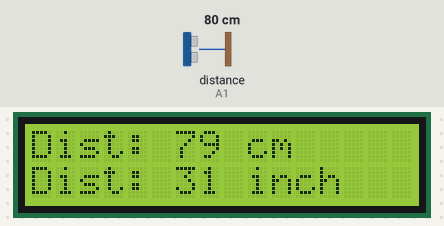
Simulated run of this sketch. Board: Arduino Uno, built with avr-gcc and run on an emulated ATmega328P. Parts: 16×2 character LCD. Wiring (inferred from the names in the program): ultrasonic range finder: trigger A0; echo A1. The test bench sets the inputs (shaded band); at power-on: distance to the obstacle (sensor on A1) 80 cm. The echo pulse lasts 58.3 µs per cm; what the sketch prints to the serial monitor is not drawn.

Above: at 2.7 s.
2.8 s: distance to the obstacle (sensor on A1) set to 2 cm
At 4.4 s:
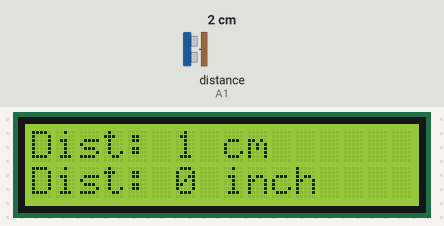
4.7 s: distance to the obstacle (sensor on A1) set to 299 cm
At 6.4 s:
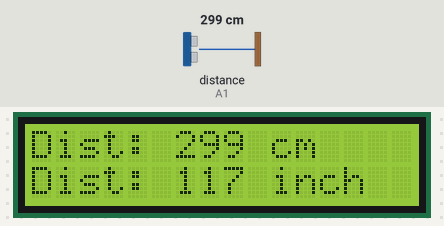
7.7 s: distance to the obstacle (sensor on A1) set to 4 cm
At 8.9 s:
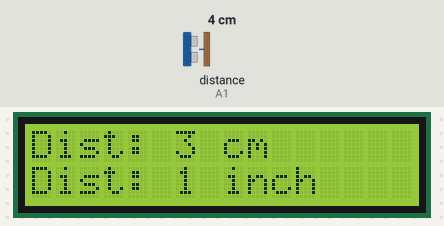
Timing chart, 0 to 10.7 s (numbered marks = the images above; inputs shaded):
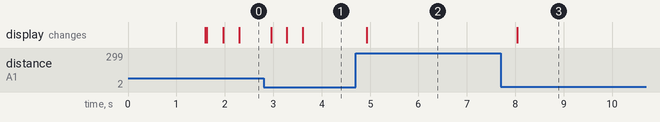

The sketch:

main.ino
```cpp
/*
 * Embedded Systems - I2C Ultrasonic Distance Meter with LCD
 * Author: Lara Ada Şahin
 * Description: Real-time distance measurement system using HC-SR04,
 * Arduino Uno, and 16x2 I2C LCD Display.
 */

#include <Wire.h>
#include <LiquidCrystal_I2C.h>

// I2C LCD Ekran Tanımlaması (Adres: 0x27, 16 sütun, 2 satır)

LiquidCrystal_I2C lcd(0x27, 16, 2);

// Sensör Pin Bağlantıları
const int trigPin = A0;
const int echoPin = A1;

void setup() {
  // LCD Ekranı Başlatma ve Arka Işığı Açma
  lcd.init();
  lcd.backlight();

  // Sensör Pin Modları
  pinMode(trigPin, OUTPUT);
  pinMode(echoPin, INPUT);

  // Seri Haberleşmeyi Başlatma (Serial Monitor için)
  Serial.begin(9600);

  // Karşılama Ekranı
  lcd.setCursor(0, 0);
  lcd.print(" Distance Meter ");
  lcd.setCursor(0, 1);
  lcd.print(" Initializing... ");
  delay(1500);
  lcd.clear();
}

void loop() {
  long duration;
  int distanceCm;
  int distanceInch;

  // Ultrasonik Sensör Tetikleme (Pulse Gönderimi)
  digitalWrite(trigPin, LOW);
  delayMicroseconds(2);
  digitalWrite(trigPin, HIGH);
  delayMicroseconds(10);
  digitalWrite(trigPin, LOW);

  // Ses Dalgasının Dönüş Süresini Ölçme
  duration = pulseIn(echoPin, HIGH);

  // Mesafe Hesabı (cm ve inç)
  distanceCm = (duration / 2) / 29.1;
  distanceInch = distanceCm * 0.393701;

  // Serial Monitor Çıktısı (Bilgisayardan Kontrol İçin)
  Serial.print("Mesafe: ");
  Serial.print(distanceCm);
  Serial.print(" cm | ");
  Serial.print(distanceInch);
  Serial.println(" inch");

  // LCD Ekran Güncellemesi
  lcd.clear();

  // 1. Satır: Centimeter
  lcd.setCursor(0, 0);
  lcd.print("Dist: ");
  lcd.print(distanceCm);
  lcd.print(" cm");

  // 2. Satır: Inch
  lcd.setCursor(0, 1);
  lcd.print("Dist: ");
  lcd.print(distanceInch);
  lcd.print(" inch");

  // Ekranda Titremeyi Önlemek İçin 300ms Bekleme
  delay(300);
}
```

Measured:
- after the input at 2.8 s, the display: changes after 0.16 s (image 1)
- after the input at 4.7 s, the display: changes after 0.23 s (image 2)
- after the input at 7.7 s, the display: changes after 0.34 s (image 3)
